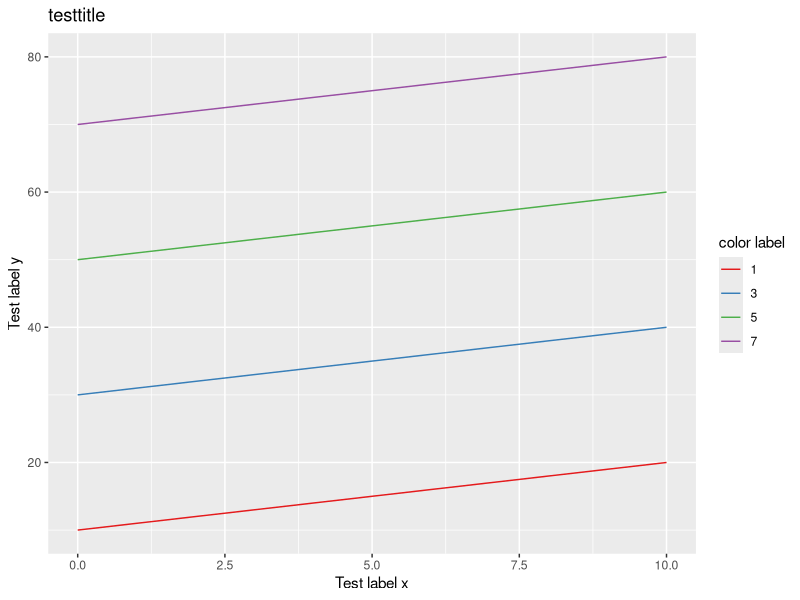

The R script that drew this image:





# Plot function-2D(x, y) for different same range of x and
# different values of y


## Note: Other values for Palettes are:
# Diverging
# BrBG, PiYG, PRGn, PuOr, RdBu, RdGy, RdYlBu, RdYlGn, Spectral
#
# Qualitative
# Accent, Dark2, Paired, Pastel1, Pastel2, Set1, Set2, Set3
#
# Sequential
# Blues, BuGn, BuPu, GnBu, Greens, Greys, Oranges, OrRd, PuBu, PuBuGn, PuRd,
# Purples, RdPu, Reds, YlGn, YlGnBu, YlOrBr, YlOrRd


rm(list = ls())

require('ggplot2')

function_2d <- function(x, y) {
  return(x + y * 10)
}

df.out <- expand.grid(x = seq(0, 10, 1),
                      group_y = c(1, 3, 5, 7))

df.out$y <- function_2d(df.out$x, df.out$group_y)

ggplot(df.out, aes(x = x, y = y)) +
  geom_line(aes(color = factor(group_y))) +
  xlab('Test label x') +
  ylab('Test label y') +
  ggtitle('testtitle') +
  scale_color_brewer(palette = 'Set1', name = 'color label')
